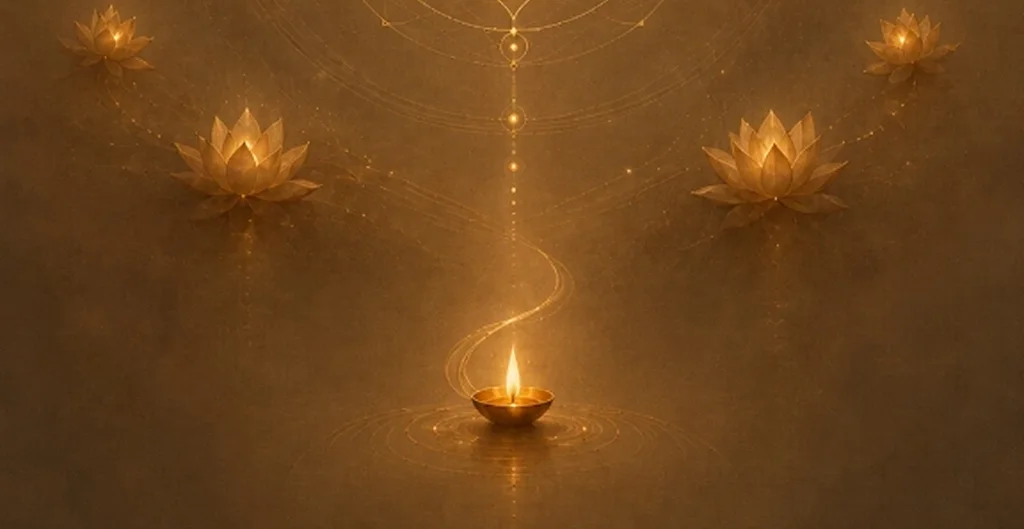
#> input picture assets/heroes/hindu/akshaya-tritiya-udaka-kumbha.webp, 1024 x 529 px, given in place of akshaya-tritiya-udaka-kumbha.webp.vision.png, which was not available
$ python -i finalize.py   (imports and definitions only)
#> lines starting #> are read from the running program, lines starting #| are printed output that depends on the picture; after the words box and inside, x2 and y2 are one past the last pixel; in counts of white or black regions, pixels touching at a corner belong together; pictures that were not available may be replaced by others from this repository, and a replacement may not be noted
import sys, numpy as np, cv2
from PIL import Image

K = lambda r: cv2.getStructuringElement(cv2.MORPH_ELLIPSE, (2*r+1, 2*r+1))

def build_alpha(name, strip_dark_neutral=False, choke=2, speck=200):
#> called with strip_dark_neutral = False, choke = 2, speck = 200
    vis = np.array(Image.open(f"out/{name}.vision.png").convert("RGBA"))
    a = (vis[:, :, 3] > 127).astype(np.uint8)
#> a: shape (529, 1024); every value is 1
    if strip_dark_neutral:
        # Glow-heavy art: dark/neutral grey squares are checker, never subject. Only act near the silhouette edge.
        src = np.array(Image.open(f"src/{name}.jpg").convert("RGB")).astype(np.int16)
        chroma = src.max(axis=2) - src.min(axis=2); val = src.max(axis=2)
        edge_band = (a == 1) & (cv2.erode(a, K(60)) == 0)
        a[edge_band & (chroma < 26) & (val < 120)] = 0
    a = cv2.morphologyEx(a, cv2.MORPH_OPEN, K(2))
    a = cv2.morphologyEx(a, cv2.MORPH_CLOSE, K(3))
    n, lab, stats, _ = cv2.connectedComponentsWithStats(a, 8)           # drop isolated specks
#> lab: shape (529, 1024) int32; every value is 1
#> n = 2; stats = [[-1, 2147483647, 0, 0, 0], [0, 0, 1024, 529, 541696]]
    keep = np.zeros_like(a)
    for i in range(1, n):
        if stats[i, cv2.CC_STAT_AREA] >= speck: keep[lab == i] = 1
    a = keep
    if choke: a = cv2.erode(a, K(choke))                                # remove the blended grey rim
    return cv2.GaussianBlur(a.astype(np.float32) * 255.0, (0, 0), 1.1)  # soft anti-aliased edge
#> returned value: shape (529, 1024) float32; every value is 255

def finalize(name, size=256, fill=0.88, **kw):
    alpha = build_alpha(name, **kw)
    rgb = np.array(Image.open(f"src/{name}.jpg").convert("RGB")).astype(np.float32)
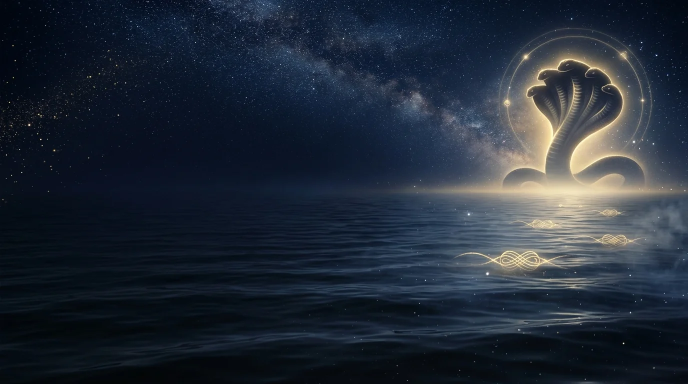
#> input picture assets/heroes/hindu/anant-chaturdashi-shesha.webp, 1376 x 768 px, given in place of akshaya-tritiya-udaka-kumbha.webp.jpg, which was not available (shown at 1/2 size)
    ys, xs = np.where(alpha > 8)
    y0, y1, x0, x1 = ys.min(), ys.max() + 1, xs.min(), xs.max() + 1
#> y0 = 0; y1 = 529; x0 = 0; x1 = 1024
    rgb, alpha = rgb[y0:y1, x0:x1], alpha[y0:y1, x0:x1]
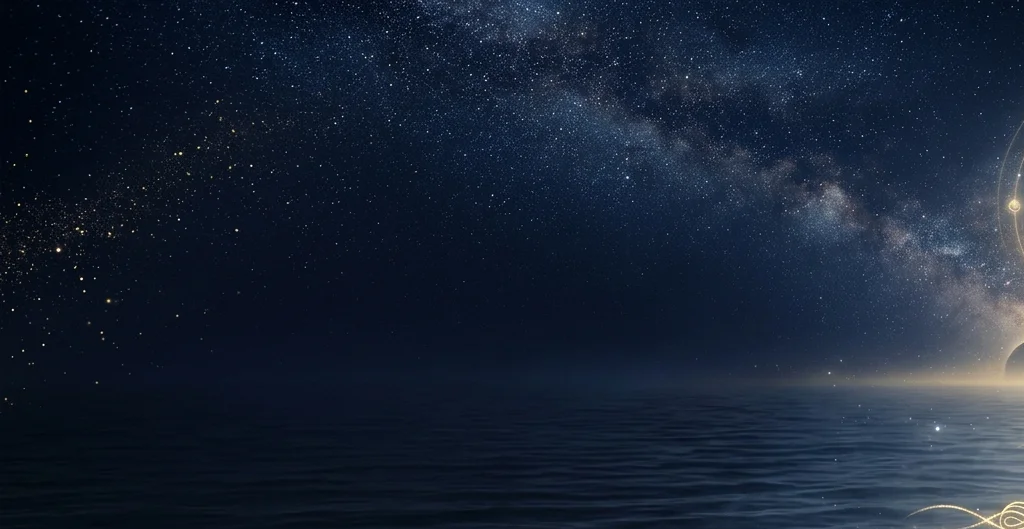
#> rgb: shape (529, 1024, 3) float32; mean R, G, B 23.4, 34.4, 51.7
    side = int(np.ceil(max(rgb.shape[0], rgb.shape[1]) / fill))           # object fills `fill` of the canvas
#> side = 1164
    canvas_rgb = np.zeros((side, side, 3), np.float32); canvas_a = np.zeros((side, side), np.float32)
    oy, ox = (side - rgb.shape[0]) // 2, (side - rgb.shape[1]) // 2
#> oy = 317; ox = 70
    canvas_rgb[oy:oy + rgb.shape[0], ox:ox + rgb.shape[1]] = rgb; canvas_a[oy:oy + alpha.shape[0], ox:ox + alpha.shape[1]] = alpha
#> after `canvas_rgb[oy:oy + rgb.shape[0], ox:ox + rgb.shape[1]] = rgb`:
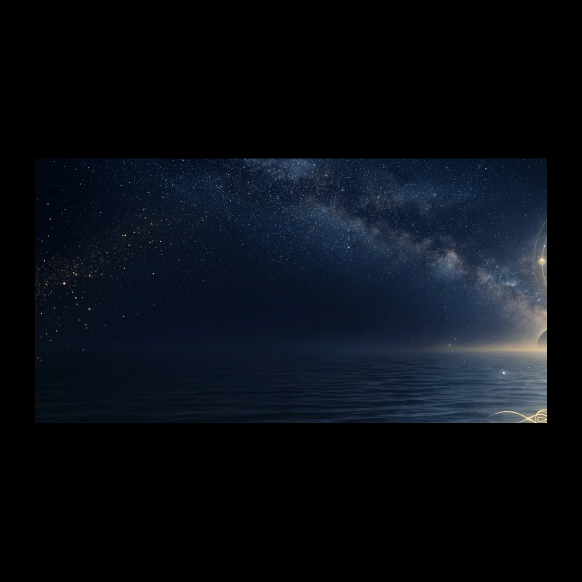
#> canvas_rgb: shape (1164, 1164, 3) float32 (shown at 1/2 size); mean R, G, B 9.3, 13.8, 20.7
#> after `canvas_a[oy:oy + alpha.shape[0], ox:ox + alpha.shape[1]] = alpha`:
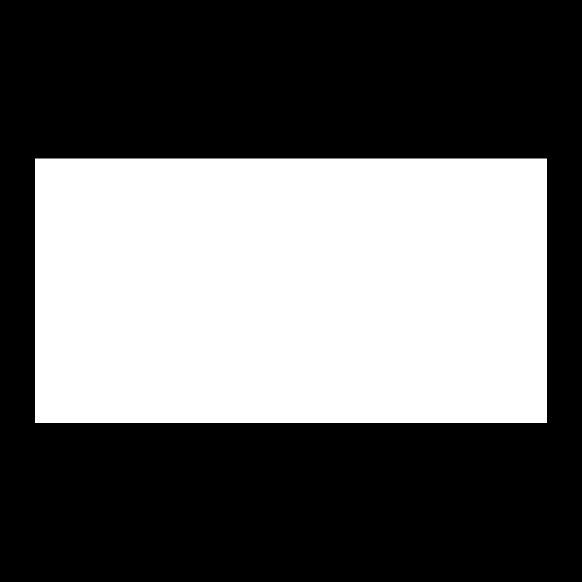
#> canvas_a: shape (1164, 1164) float32 (shown at 1/2 size); values 0 (black) and 255 (white), 40% white; 1 white region, box (x1, y1, x2, y2) and area: (70, 317, 1094, 846) 541696
    pm = canvas_rgb * (canvas_a[:, :, None] / 255.0)                      # premultiply, resize, un-premultiply => no dark/light halos
    pm = cv2.resize(pm, (size, size), interpolation=cv2.INTER_AREA); a2 = cv2.resize(canvas_a, (size, size), interpolation=cv2.INTER_AREA)
#> after `pm = cv2.resize(pm, (size, size), interpolation=cv2.INTER_AREA)`:
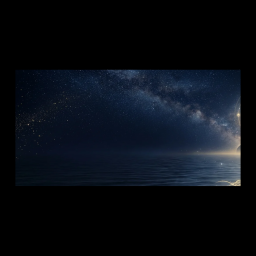
#> pm: shape (256, 256, 3) float32; mean R, G, B 9.3, 13.8, 20.7
#> after `a2 = cv2.resize(canvas_a, (size, size), interpolation=cv2.INTER_AREA)`:
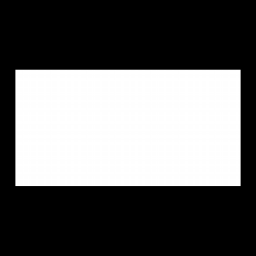
#> a2: shape (256, 256) float32; min 0, max 255, mean 102
    out = np.where(a2[:, :, None] > 0.5, pm / np.maximum(a2[:, :, None] / 255.0, 1e-4), 0)
    rgba = np.rint(np.dstack([np.clip(out, 0, 255), np.clip(a2, 0, 255)])).astype(np.uint8)   # round, don't truncate (254 != 255)
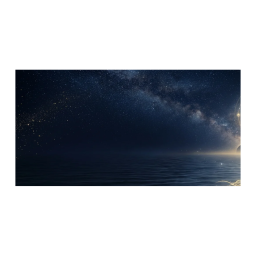
#> rgba: shape (256, 256, 4); mean R, G, B, A 9.6, 14.1, 21.1, 102; transparent parts drawn white
    Image.fromarray(rgba, "RGBA").save(f"final/{name}.png", optimize=True)
    return rgba

# [7 lines not run here, left out]

>>> result = finalize('../../assets/heroes/hindu/akshaya-tritiya-udaka-kumbha.webp')
